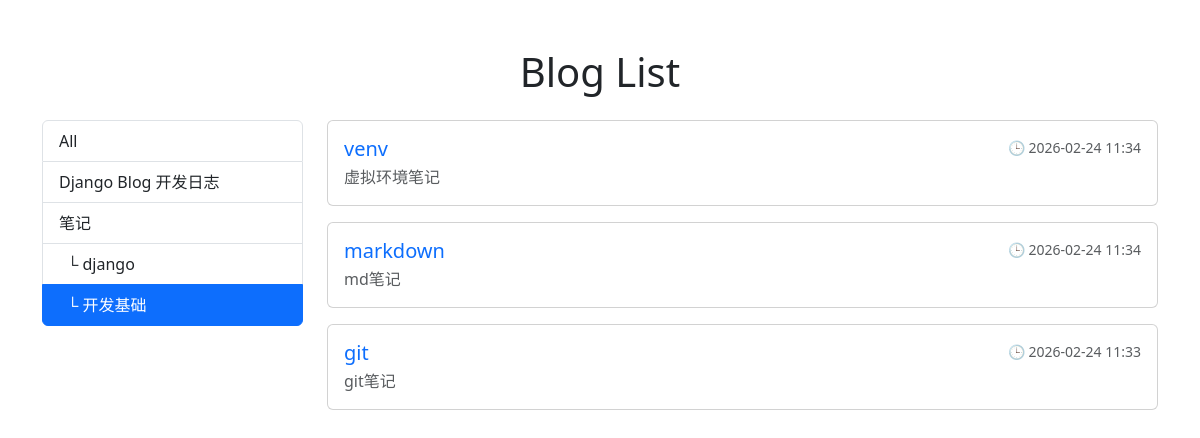
Screenshot of /posts/category/4/ with the database file from the repository.
### posts/models.py (models this page shows, shortened)
class Category(models.Model):
    name = models.CharField(max_length=100)
    slug = models.SlugField(max_length=100, unique=True)
    parent = models.ForeignKey(
        "self",
        null=True, blank=True,
        related_name="children",
        on_delete=models.CASCADE,
    )
    class Meta:
        verbose_name_plural = "Categories"

class Post(models.Model):
    STATUS_CHOICES = [("draft", "Draft"), ("published", "Published")]
    title = models.CharField(max_length=100)
    content = models.TextField()
    description = models.CharField(max_length=200)
    category = models.ForeignKey(
        Category, null=True, blank=True,
        related_name="posts",
        on_delete=models.SET_NULL
    )
    status = models.CharField(max_length=10, choices=STATUS_CHOICES, default="draft")
    published_at = models.DateTimeField(null=True, blank=True)
    created_at = models.DateTimeField(auto_now_add=True)
    updated_at = models.DateTimeField(auto_now=True)

### posts/views.py (the view)
# urls.py: path("", PostListView.as_view(), name='post_list'),
class PostListView(ListView):
    model = Post
    template_name = "posts/post_list.html"
    paginate_by = 10
    def get_queryset(self):
        qs = Post.objects.filter(status="published").order_by("-published_at", "-created_at")
        slug = self.kwargs.get("category_slug")
        if slug:
            qs = qs.filter(category__slug=slug)
        return qs
    def get_context_data(self, **kwargs):
        ctx = super().get_context_data(**kwargs)
        ctx["categories"] = Category.objects.select_related("parent").all()
        ctx["active_category_slug"] = self.kwargs.get("category_slug")
        return ctx

### posts/templates/posts/post_list.html (shortened to what this page needs)
{% load static %}
<!DOCTYPE html>
<html lang="en">
<head>
    <link rel="stylesheet" href="{% static 'posts/bootstrap.min.css' %}">
</head>
<body>
<div class="container mt-5">
    <h1 class="text-center mb-4">Blog List</h1>
    <div class="row">
        <aside class="col-md-3">
            <div class="list-group">
                <a class="list-group-item {% if not active_category_slug %}active{% endif %}"
                   href="{% url 'post_list' %}">
                    All
                </a>
                {% for c in categories %}
                    {% if not c.parent %}
                        <a class="list-group-item {% if active_category_slug == c.slug %}active{% endif %}"
                           href="{% url 'post_list_by_category' c.slug %}">
                            {{ c.name }}
                        </a>
                        {% for child in c.children.all %}
                            <a class="list-group-item ps-4 {% if active_category_slug == child.slug %}active{% endif %}"
                               href="{% url 'post_list_by_category' child.slug %}">
                                └ {{ child.name }}
                            </a>
                        {% endfor %}
                    {% endif %}
                {% endfor %}
            </div>
        </aside>
        <main class="col-md-9">
            {% for post in object_list %}
                <div class="card mb-3">
                    <div class="card-body">
                        <div class="d-flex justify-content-between align-items-start mb-1">
                            <h5 class="card-title mb-0">
                                <a href="{% url 'post_detail' post.pk %}" class="text-decoration-none">
                                    {{ post.title }}
                                </a>
                            </h5>
                            <p class="text-muted small mb-0">
                                🕒 {{ post.created_at|date:"Y-m-d H:i" }}
                            </p>
                        </div>
                        <p class="card-text text-muted mb-0">
                            {{ post.description }}
                        </p>
                    </div>
                </div>
            {% empty %}
                <p class="text-center text-muted">No posts yet.</p>
            {% endfor %}
        </main>
    </div>
</div>
</body>
</html>

### rows the page displays
Category: name "Django Blog 开发日志"
Category: name "笔记"
Category: name "django"
Category: name "开发基础"
Post: title "venv", created_at "2026-02-24 11:34", description "虚拟环境笔记"
Post: title "markdown", created_at "2026-02-24 11:34", description "md笔记"
Post: title "git", created_at "2026-02-24 11:33", description "git笔记"
